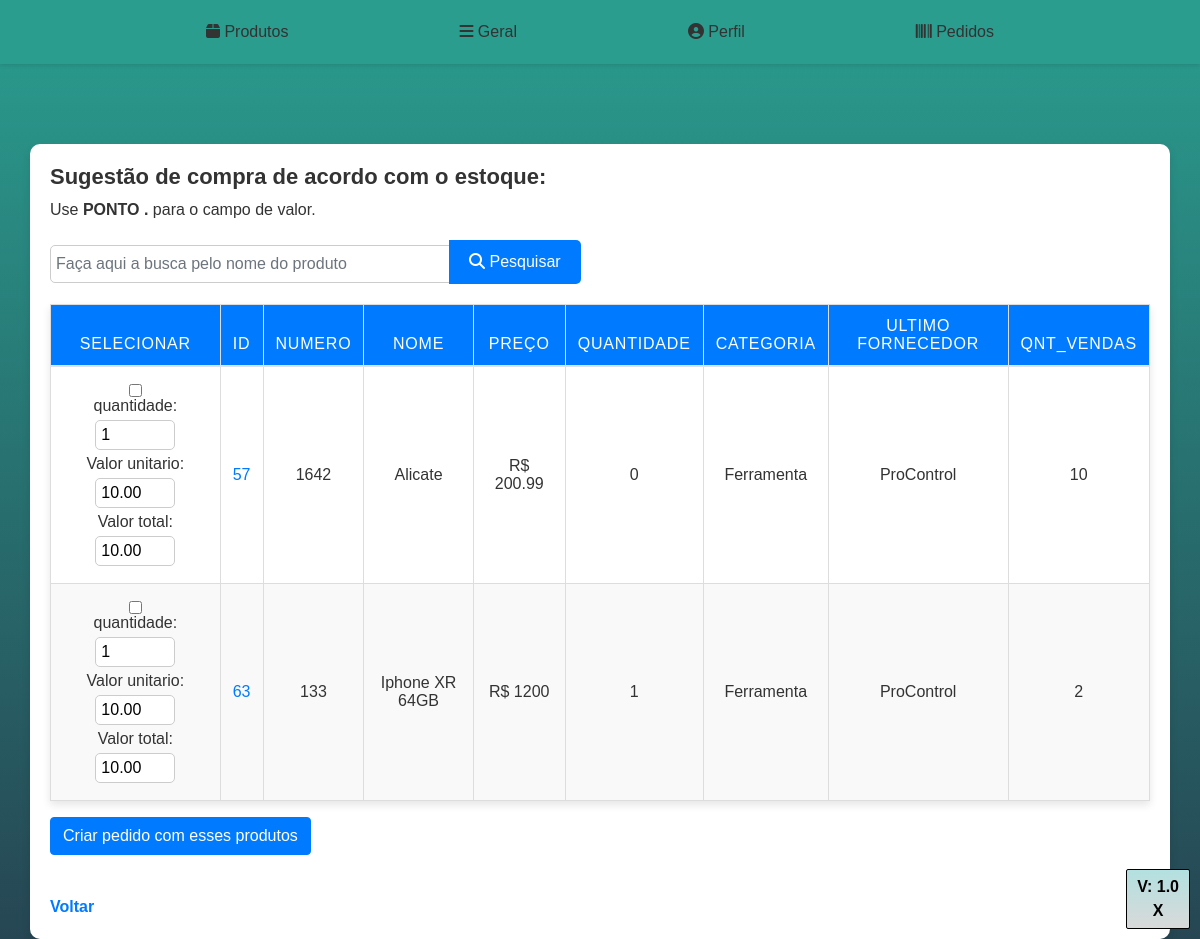
The app's page /estoque_baixo.php (signed in) with its own data.
### tables this page shows
CREATE TABLE `estoque` (
  `IdProduto` int(11) NOT NULL,
  `Numero` varchar(50) NOT NULL,
  `Nome` varchar(200) NOT NULL,
  `precovenda` varchar(150) NOT NULL,
  `Quantidade` int(11) DEFAULT NULL,
  `Categoria` varchar(100) DEFAULT NULL,
  `Fornecedor` varchar(100) DEFAULT NULL,
  `descProd` varchar(500) DEFAULT NULL,
  `vencProd` varchar(150) DEFAULT NULL,
  `unidade_estoque` varchar(40) DEFAULT NULL,
  `peso` varchar(20) DEFAULT NULL,
  `precoPromocional` varchar(150) DEFAULT NULL,
  `status_prod` varchar(150) DEFAULT NULL,
  `preco_custo` varchar(150) DEFAULT NULL,
  `preco_bruto` varchar(150) DEFAULT NULL,
  `qntVendas` varchar(15) DEFAULT NULL,
  `deletado` char(1) DEFAULT NULL,
  `id_reg_delet` int(5) DEFAULT NULL,
  `localEstoq` varchar(150) DEFAULT NULL,
  `img_prod` varchar(150) DEFAULT NULL,
  `catalogo` enum('s','n') NOT NULL DEFAULT 'n',
  `promocao` char(1) DEFAULT 'N'
);

### estoque_baixo.php (the view, shortened to what this page needs)
<?php
include_once 'head.php';
?>
<!DOCTYPE html>
<html lang="pt-br">
<head>
    <link rel="stylesheet" href="estoque_baixo.css">
</head>
<body>
    <?php include_once('menu.php'); ?>
    <br>
    <br>
    <br>
    <br>
    <br>
    <div class="container">
        <h3 style="margin-bottom:10px">Sugestão de compra de acordo com o estoque:</h3>
        <h6 style="margin-bottom:20px"> Use <b>PONTO .</b> para o campo de valor.</h6>
        <form method="GET" action="" style="margin-bottom: 20px;">
            <div class="input-group">
                <input type="text" class="form-control" placeholder="Faça aqui a busca pelo nome do produto"
                    name="pesquisar" value="<?= isset($_GET['pesquisar']) ? $_GET['pesquisar'] : '' ?>">
                <div class="input-group-append">
                    <button class="btn btn-primary" type="submit"><i class="fas fa-search"></i> Pesquisar</button>
                </div>
            </div>
        </form>
        <form method="POST" action="criar_pedido.php" id="formPedido">
            <?php
            include_once 'conexao.php';
            $registrosPorPagina = 15;
            $paginaAtual = isset($_GET['pagina']) ? $_GET['pagina'] : 1;
            $offset = ($paginaAtual - 1) * $registrosPorPagina;
            $pesquisar = isset($_GET['pesquisar']) ? $_GET['pesquisar'] : '';
            $sql = "SELECT IdProduto, Numero, Nome, precovenda, Quantidade, Categoria, Fornecedor, qntVendas
                    FROM `estoque`
                    WHERE Quantidade < '3'
                    AND Nome LIKE '%$pesquisar%'
                    AND deletado = 'N'
                    LIMIT $offset, $registrosPorPagina";
            $retorno = mysqli_query($conexao, $sql);
            ?>
            <table class="table">
                <thead>
                    <tr>
                        <th scope="col">Selecionar</th>
                        <th scope="col">ID</th>
                        <th scope="col">Numero</th>
                        <th scope="col">Nome</th>
                        <th scope="col">Preço</th>
                        <th scope="col">Quantidade</th>
                        <th scope="col">Categoria</th>
                        <th scope="col">Ultimo Fornecedor</th>
                        <th scope="col">Qnt_Vendas</th>
                    </tr>
                </thead>
                <tbody>
                    <?php
                    if (mysqli_num_rows($retorno) === 0) {
                        echo "<tr><td colspan='10'>Nenhum produto para realizar a sugestão de compra <i class='fa fa-exclamation' aria-hidden='true'></i> </td></tr>";
                    } else {
                        while ($array = mysqli_fetch_array($retorno, MYSQLI_ASSOC)) {
                            $IdProduto = $array['IdProduto'];
                            $Numero = $array['Numero'];
                            $Nome = $array['Nome'];
                            $precovenda = $array['precovenda'];
                            $Quantidade = $array['Quantidade'];
                            $Categoria = $array['Categoria'];
                            $Fornecedor = $array['Fornecedor'];
                            $qntVendas = $array['qntVendas'];
                    ?>
                            <tr>
                                <td>
                                    <input type="checkbox" name="produtos[]" value="<?= $IdProduto ?>">
                                    <br>
                                    quantidade: <input type="number" name="quantidades[]" placeholder="quantidade" value="1">
                                    <br>
                                    Valor unitario: <input type="text" name="valor_unitario[]" value="10.00">
                                    <br>
                                    Valor total: <input type="text" name="valor_total[]" value="10.00">
                                </td>
                                <td>
                                    <a href="editar_produto.php?id=<?= $IdProduto ?>">
                                        <?= $IdProduto ?>
                                    </a>
                                </td>
                                <td>
                                    <?= $Numero ?>
                                </td>
                                <td>
                                    <?= $Nome ?>
                                </td>
                                <td>R$
                                    <?= $precovenda ?>
                                </td>
                                <td>
                                    <?= $Quantidade ?>
                                </td>
                                <td>
                                    <?= $Categoria ?>
                                </td>
                                <td>
                                    <?= $Fornecedor ?>
                                </td>
                                <td>
                                    <?= $qntVendas == 0 ? 'No registry' : $qntVendas ?>
                                </td>
                            </tr>
                        <?php } ?>
                    <?php } ?>
                </tbody>
            </table>
            <button type="submit" class="btn btn-success">Criar pedido com esses produtos</button>
        </form>
        <br>
        <a href="lista_pedido_compras.php">Voltar</a>
    </div>
    <?php include_once 'footer.php' ?>
</body>
</html>

### estoque_baixo.css (style rules this page uses)
body { background: linear-gradient(to bottom, #b3e0e0, #d9d9d9); color: #333; font-family: 'Roboto', sans-serif; margin: 0; padding: 20px; min-height: 100vh; box-sizing: border-box; font-weight: 400; }
.container { background-color: #fff; padding: 20px; border-radius: 10px; box-shadow: 0 4px 8px rgba(0, 0, 0, 0.1); }
h3 { margin-bottom: 30px; color: #333; font-weight: 700; font-size: 22px; }
.form-control { width: 100%; max-width: 400px; padding: 10px; margin-right: 10px; border: 1px solid #ccc; border-radius: 5px; }
.btn-primary { padding: 10px 20px; border-radius: 5px; background-color: #007bff; border: none; color: #fff; cursor: pointer; transition: background-color 0.3s ease; }
.table { width: 100%; margin-top: 20px; border-collapse: collapse; box-shadow: 0 4px 8px rgba(0, 0, 0, 0.1); }
.table th, .table td { padding: 12px; border: 1px solid #ddd; text-align: center; vertical-align: middle; font-weight: 500; }
.table th { background-color: #007bff; color: #fff; text-transform: uppercase; letter-spacing: 0.05em; }
.table tr:nth-child(even) { background-color: #f9f9f9; }
th, tr, td { text-align: center; font-weight: 500; }
input[type="number"], input[type="text"] { width: 80px; padding: 5px; margin: 5px 0; border: 1px solid #ccc; border-radius: 5px; }
input[type="checkbox"] { margin-top: 5px; }

### menu.php (style rules this page uses)
body { font-family: 'Arial', sans-serif; margin: 0; padding: 0; background: linear-gradient(to bottom, #2a9d8f, #264653); color: #333; font-weight: bold; }

### records on screen
estoque: IdProduto "57", Numero "1642", Nome "Alicate", precovenda "200.99", Quantidade "0", Categoria "Ferramenta", Fornecedor "ProControl", qntVendas "10"
estoque: IdProduto "63", Numero "133", Nome "Iphone XR 64GB", precovenda "1200", Quantidade "1", Categoria "Ferramenta", Fornecedor "ProControl", qntVendas "2"
